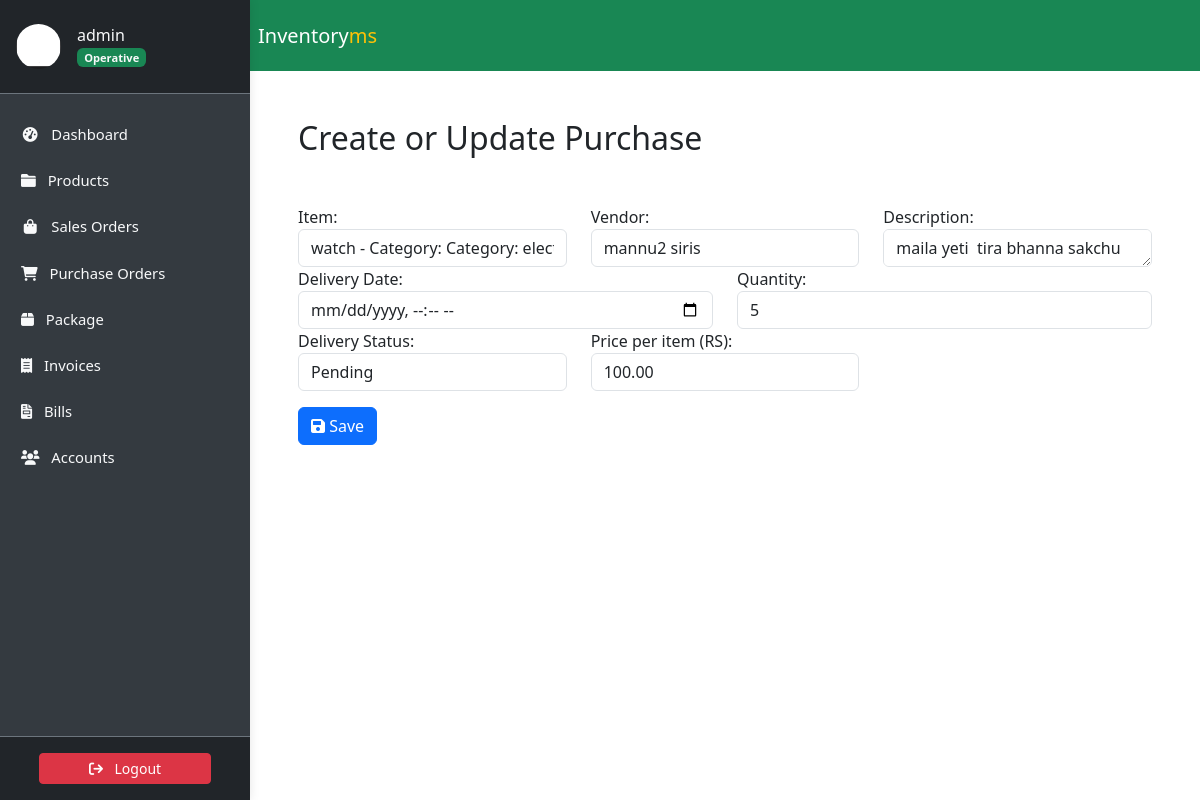
/transactions/purchase/6/update/ (signed in), run on an earlier commit of the app's database.
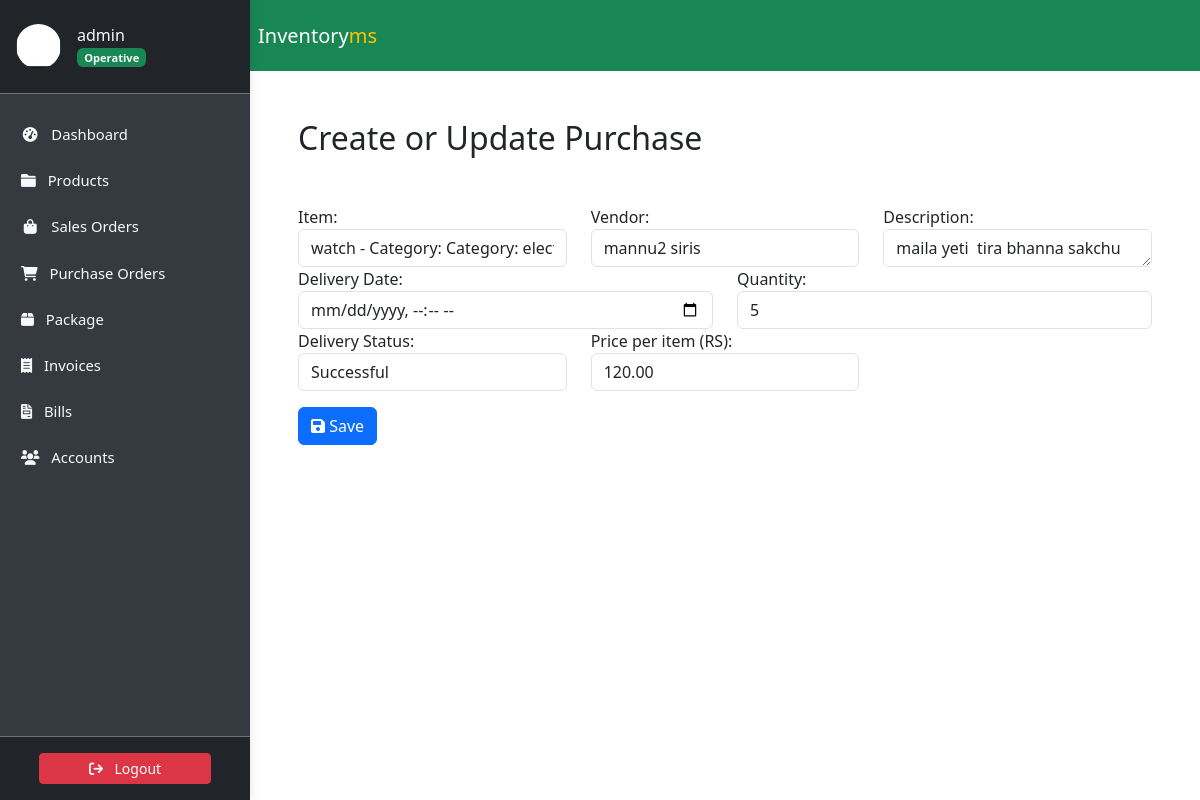
And on a later commit of the database.
### accounts/models.py (models this page shows, shortened)
class Profile(models.Model):
    user = models.OneToOneField(
        User, on_delete=models.CASCADE, verbose_name='User'
    )
    slug = AutoSlugField(
        unique=True,
        verbose_name='Account ID',
        populate_from='email'
    )
    profile_picture = ProcessedImageField(
        default='profile_pics/default.jpg',
        upload_to='profile_pics',
        format='JPEG',
        processors=[ResizeToFill(150, 150)],
        options={'quality': 100}
    )
    telephone = PhoneNumberField(
        null=True, blank=True, verbose_name='Telephone'
    )
    email = models.EmailField(
        max_length=150, blank=True, null=True, verbose_name='Email'
    )
    first_name = models.CharField(
        max_length=30, blank=True, verbose_name='First Name'
    )
    last_name = models.CharField(
        max_length=30, blank=True, verbose_name='Last Name'
    )
    status = models.CharField(
        choices=STATUS_CHOICES,
        max_length=12,
        default='INA',
        verbose_name='Status'
    )
    role = models.CharField(
        choices=ROLE_CHOICES,
        max_length=12,
        blank=True,
        null=True,
        verbose_name='Role'
    )
    class Meta:
        ordering = ['slug']
        verbose_name = 'Profile'
        verbose_name_plural = 'Profiles'

### transactions/models.py (models this page shows, shortened)
class Purchase(models.Model):
    slug = AutoSlugField(unique=True, populate_from="vendor")
    item = models.ForeignKey(Item, on_delete=models.CASCADE)
    description = models.TextField(max_length=300, blank=True, null=True)
    vendor = models.ForeignKey(
        Vendor, related_name="purchases", on_delete=models.CASCADE
    )
    order_date = models.DateTimeField(auto_now_add=True)
    delivery_date = models.DateTimeField(
        blank=True, null=True, verbose_name="Delivery Date"
    )
    quantity = models.PositiveIntegerField(default=0)
    delivery_status = models.CharField(
        choices=DELIVERY_CHOICES,
        max_length=1,
        default="P",
        verbose_name="Delivery Status",
    )
    price = models.DecimalField(
        max_digits=10,
        decimal_places=2,
        default=0.0,
        verbose_name="Price per item (RS)",
    )
    total_value = models.DecimalField(max_digits=10, decimal_places=2)
    class Meta:
        ordering = ["order_date"]

### transactions/views.py (the view, shortened to what this page needs)
class PurchaseUpdateView(LoginRequiredMixin, UpdateView):
    model = Purchase
    form_class = PurchaseForm
    template_name = "transactions/purchases_form.html"

### transactions/forms.py
class PurchaseForm(BootstrapMixin, forms.ModelForm):
    class Meta:
        model = Purchase
        fields = [
            'item',  'price', 'description', 'vendor',
            'quantity', 'delivery_date', 'delivery_status'
        ]
        widgets = {
            'delivery_date': forms.DateInput(
                attrs={
                    'class': 'form-control',
                    'type': 'datetime-local'
                }
            ),
            'description': forms.Textarea(
                attrs={'rows': 1, 'cols': 40}
            ),
            'quantity': forms.NumberInput(
                attrs={'class': 'form-control'}
            ),
            'delivery_status': forms.Select(
                attrs={'class': 'form-control'}
            ),
            'price': forms.NumberInput(
                attrs={'class': 'form-control'}
            ),
        }

### accounts/models.py (called while the page is built)
    def __str__(self):
        return self.name

### store/models.py (called while the page is built)
    def __str__(self):
        return f"Category: {self.name}"

    def __str__(self):
        return (
            f"{self.name} - Category: {self.category}, "
            f"Quantity: {self.quantity}"
        )

### transactions/templates/transactions/purchases_form.html (shortened to what this page needs)
{% extends "store/base.html" %}
{% load static %}{% load crispy_forms_tags %}
{% block content %}
<div class="container p-5">
    <h2>Create or Update Purchase</h2>
    <form method="post">
        <div class="row mt-5">
            <div class="form-group col-md-4">
                {{ form.item.label_tag }}
                {{ form.item }}
            </div>
            <div class="form-group col-md-4">
                {{ form.vendor.label_tag }}
                {{ form.vendor }}
            </div>
            <div class="form-group col-md-4">
                {{ form.description.label_tag }}
                {{ form.description }}
            </div>
        </div>
        <div class="row">
            <div class="form-group col-md-6">
                {{ form.delivery_date.label_tag }}
                {{ form.delivery_date }}
            </div>
            <div class="form-group col-md-6">
                {{ form.quantity.label_tag }}
                {{ form.quantity }}
            </div>
        </div>
        <div class="row">
            <div class="form-group col-md-4">
                {{ form.delivery_status.label_tag }}
                {{ form.delivery_status }}
            </div>
            <div class="form-group col-md-4">
                {{ form.price.label_tag }}
                {{ form.price }}
            </div>
        </div>
        <button type="submit" class="mt-3 btn btn-primary">
            <i class="fas fa-save"></i> Save
        </button>
    </form>
</div>
{% endblock %}

### store/templates/store/base.html (shortened to what this page needs)
<!DOCTYPE html>
<html lang="en">
    <head>
        {% load static %}
        <link href="https://cdn.jsdelivr.net/npm/bootstrap@5.3.3/dist/css/bootstrap.min.css" rel="stylesheet">
        <link rel="stylesheet" type="text/css" href="https://unpkg.com/@webpixels/css@1.1.5/dist/index.css">
        <link rel="stylesheet" href="{% static 'css/style.css' %}" type="text/css">
    </head>
    <body>
        {% include "store/sidebar.html" %}
        <section id="wrapper">
            <nav class="navbar navbar-expand-md bg-success">
                <div class="container-fluid px-2">
                  <div class="navbar-header d-flex align-items-center">
                    <a class="navbar-brand" style="font-size: 20px;" href="{% url 'dashboard' %}">Inventory<span class="text-warning">ms</span></a>
                  </div>
                </div>
              </nav>
          {% block content%}
          {% endblock content%}
        </section>
      </body>
</html>

### store/templates/store/sidebar.html (shortened to what this page needs)
<link href="https://cdn.jsdelivr.net/npm/bootstrap@5.3.3/dist/css/bootstrap.min.css" rel="stylesheet">
<link href="https://cdnjs.cloudflare.com/ajax/libs/font-awesome/6.0.0-beta3/css/all.min.css" rel="stylesheet">
<aside class="sidebar" id="show-side-navigation1">
    <div class="sidebar-header d-flex align-items-center px-3 py-4 border-bottom border-secondary">
        <a href="{% url 'user-profile' %}" class="d-flex align-items-center text-decoration-none text-light">
            <img class="rounded-circle img-fluid" id="sidebar-img" width="45" src="{{ request.user.profile.profile_picture.url }}" alt="Profile Picture" />
            <div class="ms-3">
                <h5 class="fs-6 mb-0">
                    {{ request.user.username }}{% if request.user.profile.role == 'AD' %} <i class="fa-solid fa-circle-check text-success"></i>{% endif %}
                </h5>
                <span class="badge bg-success text-light">
                    {% if request.user.profile.role == 'AD' %}
                        Admin
                    {% elif request.user.profile.role == 'EX' %}
                        Executive
                    {% else %}
                        Operative
                    {% endif %}
                </span>
            </div>
        </a>
    </div>
    <div class="nav-container">
        <ul class="nav flex-column mt-3">
            <li class="nav-item mb-2">
                <a class="nav-link text-light {% if request.resolver_match.url_name == 'dashboard' %}active{% endif %}" href="{% url 'dashboard' %}">
                    <i class="fa fa-tachometer-alt fa-fw me-2"></i> Dashboard
                </a>
            </li>
            <li class="nav-item mb-2 dropdown">
                <a class="nav-link text-light {% if request.resolver_match.url_name == 'productslist' %}active{% endif %}" href="#" id="productsDropdown" role="button">
                    <i class="fa fa-folder me-2"></i> Products
                </a>
            </li>
            <li class="nav-item mb-2">
                <a class="nav-link text-light {% if request.resolver_match.url_name == 'saleslist' %}active{% endif %}" href="{% url 'saleslist' %}">
                    <i class="fa fa-shopping-bag fa-fw me-2"></i> Sales Orders
                </a>
            </li>
            <li class="nav-item mb-2">
                <a class="nav-link text-light {% if request.resolver_match.url_name == 'purchaseslist' %}active{% endif %}" href="{% url 'purchaseslist' %}">
                    <i class="fa fa-shopping-cart me-2"></i> Purchase Orders
                </a>
            </li>
            <li class="nav-item mb-2">
                <a class="nav-link text-light {% if request.resolver_match.url_name == 'deliveries' %}active{% endif %}" href="{% url 'deliveries' %}">
                    <i class="fa-solid fa-box me-2"></i> Package
                </a>
            </li>
            <li class="nav-item mb-2">
                <a class="nav-link text-light {% if request.resolver_match.url_name == 'invoicelist' %}active{% endif %}" href="{% url 'invoicelist' %}">
                    <i class="fa-solid fa-receipt me-2"></i> Invoices
                </a>
            </li>
            <li class="nav-item mb-2">
                <a class="nav-link text-light {% if request.resolver_match.url_name == 'bill_list' %}active{% endif %}" href="{% url 'bill_list' %}">
                    <i class="fa-solid fa-file-invoice me-2"></i> Bills
                </a>
            </li>
            <li class="nav-item mb-2 dropdown">
                <a class="nav-link text-light " href="#" id="accountsDropdown" role="button">
                    <i class="fa fa-users me-2"></i> Accounts
                </a>
            </li>
        </ul>
    </div>
    <div class="sidebar-footer position-relative w-100 text-center py-3 bg-dark border-top border-secondary mt-auto">
        <form method="post" action="{% url 'user-logout' %}">
            <button type="submit" class="btn btn-danger btn-sm w-75">
                <i class="fa fa-sign-out me-2"></i> Logout
            </button>
        </form>
    </div>
</aside>

### static/css/style.css (style rules this page uses)
:root { --dk-gray-100: #f3f4f6; --dk-gray-200: #e5e7eb; --dk-gray-300: #d1d5db; --dk-gray-400: #9ca3af; --dk-gray-500: #6b7280; --dk-gray-600: #4b5563; --dk-gray-700: #374151; --dk-gray-800: #1f2937; --dk-gray-900: #111827; --dk-dark-bg: #313348; --dk-darker-bg: #2a2b3d; --navbar-bg-color: #6f6486; --sidebar-bg-color: #252636; --sidebar-width: 250px; --sidebar-expanded-width: 230px; --sidebar-collapsed-width: 100px; --sidebar-header-bg: #212529; --nav-link-color: #adb5bd; --nav-link-active-bg: #495057; --dropdown-menu-bg: #495057; --dropdown-item-color: #adb5bd; --dropdown-item-active-bg: #6c757d; --sidebar-separator-bg: #4caf50; --logo-separator-height: 60px; --sidebar-item-height: 50px; --submenu-item-height: 45px; }
* { margin: 0; padding: 0; box-sizing: border-box; }
body { font-family: "Inter", sans-serif; background-color: #fff; overflow-x: hidden; }
a { text-decoration: none; }
#wrapper { transition: margin-left 0.3s ease-in-out; }
@media (min-width: 992px) { #wrapper { margin-left: var(--sidebar-width); } }
.sidebar { font-size: 0.925rem; background-color: var(--sidebar-bg-color); width: var(--sidebar-width); transition: all 0.3s ease-in-out; z-index: 9999999; box-shadow: 0 0 10px rgba(0, 0, 0, 0.1); }
.sidebar .sidebar-header { background-color: var(--sidebar-header-bg); border-bottom: 1px solid #2a2b3c; padding: 15px; }
.sidebar ul > li > a { color: var(--dk-gray-400); text-decoration: none; }
.navbar { border: none; background-color: var(--navbar-bg-color); }
@media (min-width: 768px) { .navbar .navbar-brand { color: #fff; line-height: 55px; padding: 0; } }
.navbar > .container .navbar-brand, .navbar > .container-fluid .navbar-brand { margin: 0; }

### store/templates/store/base.html (style rules this page uses)
@media (min-width: 992px) { #wrapper { margin-left: 250px; transition: margin-left 0.3s ease; } }

### store/templates/store/sidebar.html (style rules this page uses)
.sidebar { width: 250px; background-color: #343a40; color: #fff; position: fixed; top: 0; bottom: 0; display: flex; flex-direction: column; z-index: 1030; transition: transform 0.3s ease; }
.sidebar-header { background-color: #212529; }
.nav-container { flex: 1; overflow-y: auto; padding: 5px; }
.nav-link { color: #adb5bd; padding: 0.5rem 1rem; }
.sidebar-footer { background-color: #212529; text-align: center; padding: 10px; }
#wrapper { transition: margin-left 0.3s ease; }
@media (min-width: 992px) { #wrapper { margin-left: 250px; } }

What changed in the data, as far as the page shows it:
changed Purchase "watch - Category: Category: electronics, Quantity: 20": delivery_status "Pending" → "Successful"; price "100.00" → "120.00"
